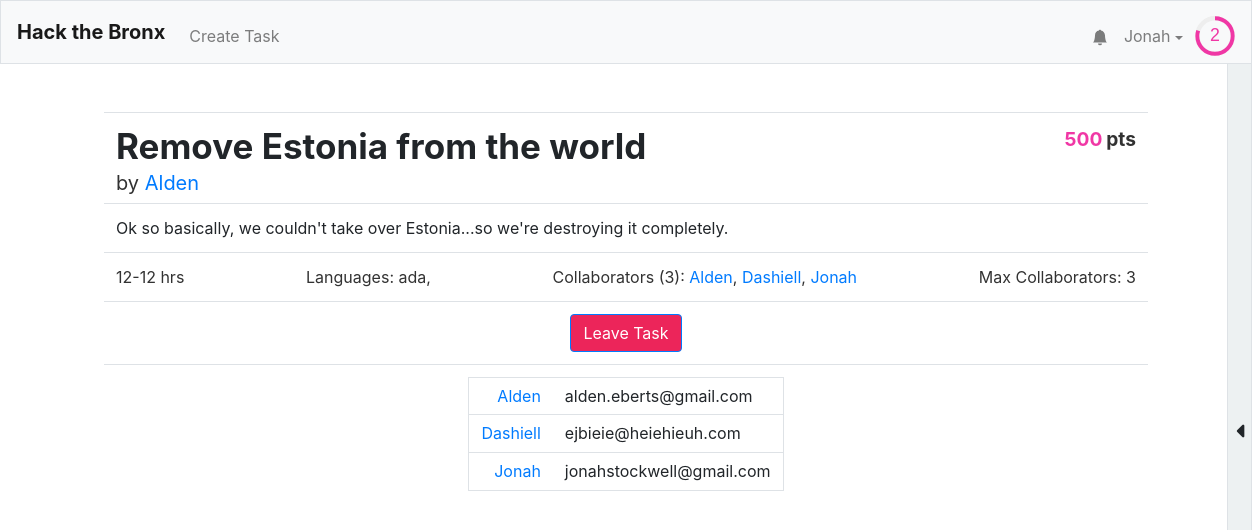
The app's page /task/1 (signed in) with its own data.
### tables this page shows
CREATE TABLE "users" (
	"id"	INTEGER NOT NULL UNIQUE,
	"username"	TEXT NOT NULL UNIQUE,
	"hash"	TEXT NOT NULL,
	"email"	TEXT,
	"tasks"	TEXT,
	"points"	INTEGER NOT NULL DEFAULT 0,
	"numcomplete"	INTEGER NOT NULL DEFAULT 0,
	"notifications"	BLOB,
	PRIMARY KEY("id" AUTOINCREMENT)
);

CREATE TABLE "tasks" (
	"id"	INTEGER NOT NULL UNIQUE,
	"title"	TEXT NOT NULL,
	"description"	TEXT,
	"languages"	BLOB,
	"image"	TEXT,
	"hmin"	INTEGER,
	"hmax"	INTEGER,
	"cmax"	INTEGER,
	"collaborators"	TEXT,
	"creator"	INTEGER,
	PRIMARY KEY("id" AUTOINCREMENT)
);

### application.py (the view, shortened to what this page needs)
@app.route("/task/<id>", methods=["GET", "POST"])
@login_required
def task(id):
    if request.method == "GET":
        task = db.execute("SELECT * FROM tasks WHERE id = :id", id=id)[0]
        creator = db.execute("SELECT * FROM users WHERE id = :id", id=task['creator'])[0]
        ids = debyte(task['collaborators'])
        task['collaborators'] = [db.execute("SELECT * FROM users WHERE id = :id", id=a)[0] for a in ids]
        collaborators = task['collaborators']
        task["points"] = calculate_points(task)
        requestsent = False
        for noti in debyte(creator['notifications']):
            if noti['format'] == 'join-prompt':
                if noti['user'] == session['user_name'] and noti['task-id'] == task['id']:
                    requestsent = True
        posts = db.execute("SELECT * FROM messages WHERE task = :task ORDER BY id ASC", task=id)[-6:]
        uid_to_username = {}
        for p in posts:
            uid_to_username[p["author"]] = db.execute("SELECT * FROM users WHERE id = :id", id = p["author"])[0]["username"]
        person = db.execute("SELECT * FROM users WHERE id = :id", id=task['creator'])[0]
        person['notifications'] = debyte(person['notifications']) if person['notifications'] != None else []
        has_requested = False
        print(person["notifications"])
        for notif in person['notifications']:
            if notif["format"] == "join-prompt":
                if "user" in notif and notif["user"] == session["user_name"]:
                    has_requested = True
                    break
        print(has_requested)
        return render_template("task.html",should_disable = ("disabled" if has_requested else ""),is_user_task=(task["creator"]==session["user_id"]), uid_to_username=uid_to_username,is_collab_task=(session["user_id"] in ids),enumerate=enumerate,len=len,collaborators=collaborators,task=task, creator=creator, user=getuser(session, db),issent=requestsent, posts = posts, lenPosts = len(posts))

### application.py (called while the page is built)
@app.after_request
def after_request(response):
    response.headers["Cache-Control"] = "no-cache, no-store, must-revalidate"
    response.headers["Expires"] = 0
    response.headers["Pragma"] = "no-cache"
    return response

### helpers.py (called while the page is built)
def login_required(f):
    @wraps(f)
    def decorated_function(*args, **kwargs):
        if session.get("user_id") is None:
            return redirect("/login")
        return f(*args, **kwargs)
    return decorated_function

def debyte(obj):
    return pickle.loads(obj)

def getuser(session, db):
    user =  db.execute("SELECT * FROM users WHERE id = :id", id=session["user_id"])[0]
    user["level"]=int(user['points']**.5//8)
    user["level-progress"] = (user['points']**.5/8-user["level"])*100
    user["notifications"] = debyte(user["notifications"]) if user["notifications"] else []
    user["notification-amount"] = len(user["notifications"])
    return user

def calculate_points(task):
    if task['hmin'] and task['hmax']:
        total = int(min((task['hmin']+task['hmax'])/2 * 100, 500))
    else:
        total = 0
    return total

### templates/task.html (shortened to what this page needs)
{% extends "layout.html" %}
{% block head %}
    <link href="/static/task.css" rel="stylesheet">
    <link rel="stylesheet" href="https://use.fontawesome.com/releases/v5.0.7/css/all.css">
  <link href="https://cdnjs.cloudflare.com/ajax/libs/font-awesome/4.7.0/css/font-awesome.min.css" rel="stylesheet"/>
{% endblock %}
{% block main %}
<table class="table">
  <tbody>
    <tr>
      <td class="title"><h1>{{ task.title }}</h1><span class="creator-text">by <a href="/profile/{{creator.username}}">{{creator.username}}</a></span></td><td class="pts-td"><span class="points"><span>{{task.points}}</span><div> pts</div></span></td>
    </tr>
    {% if "description" in task %}
    <tr>
      <td colspan="2" class="description-text">{{task.description}}</td>
    </tr>
    {% endif %}
    <tr>
      <td colspan="2" width="100%">
        <div class="stats">
        <span class="hours-text">{{task.hmin}}-{{task.hmax}} hrs</span>
        <span class="languages-text">Languages: {{task.languages}}</span>
        <span class="collaborators-text">Collaborators ({{len(collaborators)}}): {% for i,c in enumerate(collaborators)%}<a href="/profile/{{c['username']}}">{{c['username']}}</a>{% if i < len(collaborators)-1%}, {% endif %}{% endfor %}</span>
        <span class="cmax-text">Max Collaborators: {{task.cmax}}</span>
      </div>
      </td>
    </tr>
    {% if is_user_task %}
    <tr>
      <td colspan="2" width="100%" style="text-align: center;">
        <button onclick = "openCompleteConfirmModal()" class="btn btn-primary accept-button">Mark Task as Complete</button>
        <button onclick = "edit()" class="btn btn-primary accept-button">Edit</button>
        <button onclick = "openDeleteConfirmModal()" class="btn btn-primary reject-button">Delete</button>
      </td>
    </tr>
    {% elif is_collab_task %}
    <tr>
      <td colspan="2" width="100%" style="text-align: center;">
        <button onclick = "postData('leave')" class="btn btn-primary reject-button">Leave Task</button>
      </td>
    </tr>
    {% else %}
    <tr>
      <td colspan="2" width="100%" style="text-align: center;">
        <button {{ should_disable }} onclick = "postData('join')" class="btn btn-primary accept-button">Request to Join</button>
      </td>
    </tr>
    {% endif %}
    <tr>
      <td colspan="2" width="100%" style="text-align: center;">
      <table class="table emails" style="text-align:center;width:25%;margin:0 auto;">
        <tbody>
          {% if is_user_task or is_collab_task %}
          {% for i,c in enumerate(collaborators)%}
            <tr>
              <td style="text-align:right;"><a href="/profile/{{c['username']}}">{{c['username']}}</a></td>
              <td style="text-align:left;">{{c['email']}}</td>
            </tr>
          {% endfor %}
          {% endif %}
        </tbody>
      </table>
      </td>
    </tr>
  </tbody>
</table>
{% if is_user_task or is_collab_task %}
<div class="chatroom closed" id = "chatroom">
  <div class="chatroomb4"><span>&#xf0da;</span></div>
</div>
{% endif %}
{% endblock %}

### templates/layout.html (shortened to what this page needs)
<!DOCTYPE html>
<html lang="en">
    <head>
        <link href="https://maxcdn.bootstrapcdn.com/bootstrap/4.1.3/css/bootstrap.min.css" rel="stylesheet">
        {% block head %}{% endblock %}
        <link href="/static/styles.css" rel="stylesheet">
    </head>
    <body>
        <nav style = "height: 8vh" class="navbar navbar-expand-md navbar-light bg-light border">
            <a class="navbar-brand" href="/"><b>Hack the Bronx</b></a>
            <div class="collapse navbar-collapse" id="navbar">
                {% if session.user_id %}
                    <ul class="navbar-nav mt-2">
                        <li class="nav-item"><a class="nav-link" href="/taskCreation">Create Task</a></li>
                    </ul>
                    <ul class="navbar-nav ml-auto mt-2">
                        <li style="position: relative; transform:translateX(8px) translateY(7.5px);"class="nav-item"><a class="nav-link" href="/notifications"><svg xmlns="http://www.w3.org/2000/svg" width="16" height="16" fill="currentColor" class="bi bi-bell-fill" viewBox="0 0 16 16">
  <path d="M8 16a2 2 0 0 0 2-2H6a2 2 0 0 0 2 2zm.995-14.901a1 1 0 1 0-1.99 0A5.002 5.002 0 0 0 3 6c0 1.098-.5 6-2 7h14c-1.5-1-2-5.902-2-7 0-2.42-1.72-4.44-4.005-4.901z"/>
</svg></a><span style="display:{{ "none" if user["notification-amount"] == 0 else "flex" }};" class="notification-circle">{{user["notification-amount"]}}</span></li>
                        <li class="nav-item">
                            <div id="user-information-dropdown">
                              <button onclick="showUserDropdown()" id="user-information-dropname" class="nav-link">{{ session.user_name }} <span class="dropdown-caret"></span></button>
                            </div>
                        </li>
                        <li class="nav-item">
                            <div style = "margin-left: -4px;">
                                <svg viewBox="0 0 36 36" style="transform: translateY(8px); width: 40px;">
                                    <path class="level-display-bg"
                                d="M18 2.0845
                                  a 15.9155 15.9155 0 0 1 0 31.831
                                  a 15.9155 15.9155 0 0 1 0 -31.831"
                              />
                                  <path class = "level-display"
                                    d="M18 2.0845
                                      a 15.9155 15.9155 0 0 1 0 31.831
                                      a 15.9155 15.9155 0 0 1 0 -31.831"
                                    fill="none"
                                    stroke="#444";
                                    stroke-width="1";
                                    stroke-dasharray="{{ user["level-progress"] }}, 100";
                                  />
                                  <text x="18" y="22.8" class="level">{{user["level"]}}</text>
                                </svg>
                            </div>
                        </li>
                    </ul>
                {% endif %}
            </div>
        </nav>
        <main class="container p-5">
            {% block main %}{% endblock %}
        </main>
    </body>
</html>

### static/task.css (style rules this page uses)
.reject-button { background: var(--focus-red-light); }
h1 { font-size: 35px; font-weight: bold; }
td.title { line-height: .8; }
.creator-text { color: var(--text-main); font-size: 20px; }
.points { color: var(--text-main); display: block; font-weight: bold; font-size: 1.2em; }
.points span { color: var(--focus-pink); display: inline-block; margin-right: .2em; }
.points div { display: inline-block; }
.stats { color: var(--text-main); font-weight: normal; display: flex; justify-content: space-between; width: 100%; }
.pts-td { text-align: right; }
.emails { border: 1px solid var(--border-1); line-height: .8; }
.chatroom { width: 20vw; border-left: 1px solid var(--border-1); position: absolute; right:0; top: 8vh; bottom: 0; z-index: 2; background: var(--foreground-1); transition: .2s; }
.chatroom.closed { width: 0; }
.chatroom .chatroomb4 span { transition: .3s; }
.chatroom.closed .chatroomb4 span { transform: rotateZ(180deg); }
.chatroomb4 { display: flex; align-items: center; justify-content: center; font-family:Arial, FontAwesome; position: absolute; width: 2vw; top:0; bottom: 0; font-weight: bold; background: var(--background-1); font-size: 1.3em; border-left: 1px solid var(--border-1); border-right: 1px solid var(--border-1); cursor: pointer; left: -2vw; }
body { overflow: hidden; }

### static/styles.css (style rules this page uses)
:root { --text-main: #323232; --text-weak: #525252; --text-medium-1: #4a4a4a; --text-medium-2: #3d3d3d; --text-light: #ababab; --input-text: #495057; --input-border: #ced4da; --table-border: #ddd; --close-button: #aaa; --close-button-hover: black; --level-display-bg: #eee; --foreground-0: white; --foreground-1: #F8F9FA; --foreground-2: #e5e5f7; --foreground-3: #F5F5FF; --foreground-4: #f2f2f2; --tag-text: #8282a1; --tag-remove:#b4b4d4; --border-1: #DEE2E6; --background-1: #EDF1F2; --focus-skyblue: #3DB2FF; --focus-pink: #f037a5; --focus-mint: #57CC99; --focus-selectblue : #007bff; --focus-navyblue: #2D46B9; --focus-green-light: #2FDD92; --focus-green-dark: #34BE82; --focus-red-light: #EC255A; --focus-red-dark: #d11749; --error-red: #ff759d; --error-text: #8a1134; font-size: 2vh; }
#user-information-dropname { background: none; padding: 16px; border: none; cursor: pointer; }
.dropdown-caret { display: inline-block; width: 0; height: 0; vertical-align: middle; content: ""; border-style: solid; border-width: 4px 4px 0; border-right-color: transparent; border-bottom-color: transparent; border-left-color: transparent; }
#user-information-dropname { position: relative; display: inline-block; }
.level { fill: var(--focus-pink); font-family: sans-serif; font-size: 1em; text-anchor: middle; }

### records on screen
users: user_name "Jonah", username "Jonah", email "jonahstockwell@gmail.com"
tasks: title "Remove Estonia from the world", description "Ok so basically, we couldn't take over Estonia...so we're destroying it completely.", hmin "12", hmax "12", languages "ada,", cmax "3"
users: username "Alden", email "alden.eberts@gmail.com"
users: username "Dashiell", email "ejbieie@heiehieuh.com"

### other values on screen
{{ user["level"] }} "2"
{{ task.points }} "500"
{{ len(collaborators) }} "3"
